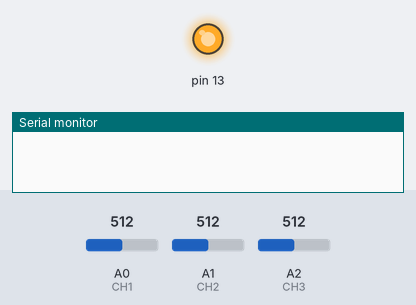
Simulated run of this sketch. Board: Arduino Uno, built with avr-gcc and run on an emulated ATmega328P. Parts: output pins drawn as LEDs (lit = HIGH), the last lines printed to the serial monitor. The inputs (shaded band) are chosen by the test bench; at power-on: A0 (CH1) = 512, A1 (CH2) = 512, A2 (CH3) = 512.

Above: at 1.2 s.
1.3 s: A0 (CH1) set to 528
At 3.5 s:
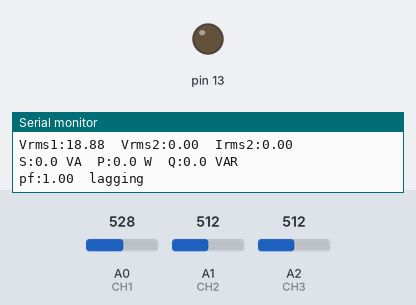
Timing chart, 0 to 9.0 s (numbered marks = the images above; inputs shaded):
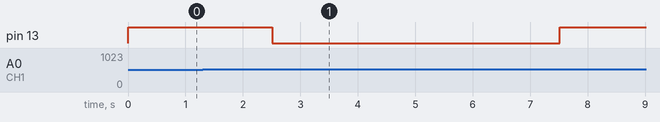

Measured:
- the behaviour switches between 514 and 515 on A0 (CH1) (found by bisection; images 0 and 1)
- after the input at 1.3 s, pin 13: HIGH → LOW after 1.2 s, → HIGH 5.0 s later

The sketch:

phaseCompare.ino
```cpp
//  ตั้งค่า pin ของเข้าของสัญญาณ
#define CH1 A0 // v grid
#define CH2 A1 // v gen
#define CH3 A2 // i gen

//  ตั้งค่าอัตราส่วนแรงดันจริงต่อแรงดันที่อ่านได้(ตัวคูณ)
#define VRATIO1 350
#define VRATIO2 350
#define IRATIO2 1

uint32_t currentMillis, prevMillisTime1, prevMillisTime2, prevMillisTime3;
uint32_t centerPhaseMillis1, centerPhaseMillis2, centerPhaseMillis3;

float f1_sum, f2_sum, f3_sum, f1, f2, f3;
uint16_t f1_index, f2_index, f3_index;
bool readFlag, periodFlag1, upFlag1, periodFlag2, upFlag2, periodFlag3, upFlag3;

uint32_t analog1Sum, analog2Sum, analog3Sum, rms1Sum, rms2Sum, rms3Sum;
uint16_t analogSample, sampleInterval = 2500;
uint8_t cutState1, cutState2, cutState3;

uint16_t analog1, analog2, analog3, analog_av1 = 512, analog_av2 = 512, analog_av3 = 512;
float analog1_rms, analog2_rms, analog3_rms;

int16_t phaseShift, currentPhaseShift;
float periodShift, currentPeriodShift;
int32_t periodShiftSum, currentPeriodShiftSum;
uint16_t periodShiftIndex, currentPeriodShiftIndex;

void setup()
{

  Serial.begin(115200);

  pinMode(13, OUTPUT);
  digitalWrite(13, LOW);
  // ------------------ อินเทอร์รัปจาก timer1 ทุก 1 millisec  |  timer 1 interupt 1kHz (1ms) ------------------
  cli(); // stop interrupts
  // set timer1 interrupt at 1kHz
  TCCR1A = 0; // set entire TCCR1A register to 0
  TCCR1B = 0; // same for TCCR1B
  TCNT1 = 0;  // initialize counter value to 0;
  // set timer count for 1khz increments
  OCR1A = 1999; // = (16*10^6) / (1000*8) - 1
  // turn on CTC mode
  TCCR1B |= (1 << WGM12);
  // Set CS11 bit for 8 prescaler
  TCCR1B |= (1 << CS11);
  // enable timer compare interrupt
  TIMSK1 |= (1 << OCIE1A);

  sei(); // allow interrupts
  // END TIMER SETUP
}

void loop()
{

  uint32_t periodTime1, periodTime2, periodTime3;

  // --------- เฉลี่ยค่าจาก ADC ---------
  if (analogSample >= sampleInterval)
  {
    // คำนวณ Phase shift
    periodShift = (float)periodShiftSum / periodShiftIndex;
    float T1 = 1000 / f1;
    int8_t timeDivider = periodShift / T1;
    // modulo periodShift
    periodShift -= timeDivider * T1;
    phaseShift = (float)periodShift * f1 * 360 / 1000;
    phaseShift = phaseShift % 360;
    if (phaseShift >= 180)
    {
      phaseShift += -360;
    }
    Serial.print("V1 V2 PhaseShift:" + String(phaseShift) + "deg");
    // Serial.print("(" + String(periodShift) + "ms)");
    periodShiftSum = 0;
    periodShiftIndex = 0;

    // คำนวณ Current Phase shift
    currentPeriodShift = (float)currentPeriodShiftSum / currentPeriodShiftIndex;
    float T3 = 1000 / f3;
    int8_t currentTimeDivider = currentPeriodShift / T3;
    // modulo current periodShift
    currentPeriodShift -= currentTimeDivider * T3;
    currentPhaseShift = (float)currentPeriodShift * f3 * 360 / 1000;
    currentPhaseShift = currentPhaseShift % 360;
    if (currentPhaseShift >= 180)
    {
      currentPhaseShift += -360;
    }
    Serial.print("\tCurrent Phase Shift:" + String(currentPhaseShift) + "deg");
    Serial.println();
    // Serial.println("(" + String(currentPeriodShift) + "ms)");
    currentPeriodShiftSum = 0;
    currentPeriodShiftIndex = 0;

    // เฉลี่ยค่าจาก ADC
    analog_av1 = analog1Sum / analogSample;
    analog_av2 = analog2Sum / analogSample;
    analog_av3 = analog3Sum / analogSample;

    // คำนวณ Vrms
    analog1_rms = rms1Sum / analogSample;
    analog1_rms = sqrt(analog1_rms);
    analog2_rms = rms2Sum / analogSample;
    analog2_rms = sqrt(analog2_rms);
    analog3_rms = rms3Sum / analogSample;
    analog3_rms = sqrt(analog3_rms);

    // เคลียร์ค่า
    analog1Sum = 0;
    analog2Sum = 0;
    analog3Sum = 0;
    rms1Sum = 0;
    rms2Sum = 0;
    rms3Sum = 0;
    analogSample = 0;

    // คำนวณความถี่1
    f1 = f1_sum / f1_index;
    f1_sum = 0;
    f1_index = 0;
    Serial.print("F1:" + String(f1, 1) + "Hz ");

    // คำนวณความถี่2
    f2 = f2_sum / f2_index;
    f2_sum = 0;
    f2_index = 0;
    Serial.print("\tF2:" + String(f2, 1) + "Hz ");

    // คำนวณความถี่3
    f3 = f3_sum / f3_index;
    f3_sum = 0;
    f3_index = 0;
    Serial.println("\tF3:" + String(f3, 1) + "Hz ");

    // Vrms เที่ยบกับ 5V
    float v1rms = analog1_rms * 5;
    v1rms /= 1024;
    v1rms *= float(VRATIO1);
    Serial.print("Vrms1:" + String(v1rms));
    float v2rms = analog2_rms * 5;
    v2rms /= 1024;
    v2rms *= float(VRATIO2);
    Serial.print("\tVrms2:" + String(v2rms));
    float v3rms = analog3_rms * 5;
    v3rms /= 1024;
    v3rms *= float(IRATIO2);
    Serial.println("\tIrms2:" + String(v3rms));

    // คำนวณ Power  S = P + jQ
    // Radians = Degrees × (π/180)
    float rad = currentPhaseShift * 3.14 / 180;
    float cosine = cos(rad);
    // S = Vrms*Irms
    float VA = v2rms * v3rms;
    Serial.print("S:" + String(VA, 1) + " VA\t");
    // P = Vrms*Irms*cos()
    float W = v2rms * v3rms * cosine;
    Serial.print("P:" + String(W, 1) + " W\t");
    // Q = Vrms*Irms*sin()
    float VAR = v2rms * v3rms * sin(rad);
    Serial.println("Q:" + String(VAR, 1) + " VAR\t");
    // pf = P/S = cos()
    Serial.print("pf:" + String(cosine, 2));
    if (currentPhaseShift > 0)
    {
      Serial.println("\tleading\n");
    }
    else
    {
      Serial.println("\tlagging\n");
    }


    if (f1 < 30 || f2 < 30) // ที่ความถี่ต่ำ ให้เพิ่ม sample
    {
      sampleInterval = 10000;
    }
    else // ที่ความถี่สูง ให้ลด sample
    {
      sampleInterval = 2500;
    }
  }

  // ---------- เมื่อ ADC ได้ค่าใหม่แล้ว ให้คำนวณค่าต่างๆ --------
  if (readFlag)
  {
    readFlag = 0;

    // Serial.println("analog1:" + String(analog1) + "\tanalog2:" + String(analog2));

    // ----------- จับเวลาเมื่อสัญญาณตัดค่าเฉลี่ยทั้งขาขึ้นและขาลง ---------
    if (upFlag1 && cutState1)
    {
      if (analog1 < analog_av1)
      {
        upFlag1 = 0;
        cutState1++;
      }
    }
    else if (!upFlag1 && cutState1)
    {
      if (analog1 > analog_av1)
      {
        upFlag1 = 1;
        cutState1++;
      }
    }
    else if (!cutState1)
    {
      if (analog1 > analog_av1)
      {
        upFlag1 = 1;
        cutState1++;
      }
    }

    if (upFlag2 && cutState2)
    {
      if (analog2 < analog_av2)
      {
        upFlag2 = 0;
        cutState2++;
      }
    }
    else if (!upFlag2 && cutState2)
    {
      if (analog2 > analog_av2)
      {
        upFlag2 = 1;
        cutState2++;
      }
    }
    else if (!cutState2)
    {
      if (analog2 > analog_av2)
      {
        upFlag2 = 1;
        cutState2++;
      }
    }

    if (upFlag3 && cutState3)
    {
      if (analog3 < analog_av3)
      {
        upFlag3 = 0;
        cutState3++;
      }
    }
    else if (!upFlag3 && cutState3)
    {
      if (analog3 > analog_av3)
      {
        upFlag3 = 1;
        cutState3++;
      }
    }
    else if (!cutState3)
    {
      if (analog3 > analog_av3)
      {
        upFlag3 = 1;
        cutState3++;
      }
    }

    // ---------- สัญญาณ1 เมื่อตัดครบ6ครั้ง(0-5) ซึ่งเป็น 2 ความยาวคลื่น -> คำนวณคาบเวลา --------
    if (cutState1 == 5)
    {
      cutState1 = 1;
      if (prevMillisTime1)
      {
        periodFlag1 = 1;

        // คำนวณคาบเวลาของ 2ความยาวคลื่น
        periodTime1 = currentMillis - prevMillisTime1;
        periodTime1 /= 2;

        // คำนวณเวลาของสัญญาณ เพื่อไปคำนวณ Phase shift
        centerPhaseMillis1 = currentMillis + prevMillisTime1;
        centerPhaseMillis1 /= 2;
      }
      prevMillisTime1 = currentMillis;
    }

    // ---------- สัญญาณ2 เมื่อตัดครบ6ครั้ง(0-5) ซึ่งเป็น 2 ความยาวคลื่น -> คำนวณคาบเวลา --------
    if (cutState2 == 5)
    {
      cutState2 = 1;
      if (prevMillisTime1)
      {
        periodFlag2 = 1;

        // คำนวณคาบเวลาของ 2ความยาวคลื่น
        periodTime2 = currentMillis - prevMillisTime2;
        periodTime2 /= 2;

        // คำนวณเวลาของสัญญาณ เพื่อไปคำนวณ Phase shift
        centerPhaseMillis2 = currentMillis + prevMillisTime2;
        centerPhaseMillis2 /= 2;
      }
      prevMillisTime2 = currentMillis;
    }

    // ---------- สัญญาณ3 เมื่อตัดครบ6ครั้ง(0-5) ซึ่งเป็น 2 ความยาวคลื่น -> คำนวณคาบเวลา --------
    if (cutState3 == 5)
    {
      cutState3 = 1;
      if (prevMillisTime2)
      {
        periodFlag3 = 1;

        // คำนวณคาบเวลาของ 2ความยาวคลื่น
        periodTime3 = currentMillis - prevMillisTime3;
        periodTime3 /= 2;

        // คำนวณเวลาของสัญญาณ เพื่อไปคำนวณ Phase shift
        centerPhaseMillis3 = currentMillis + prevMillisTime3;
        centerPhaseMillis3 /= 2;
      }
      prevMillisTime3 = currentMillis;
    }
  }

  // เมื่อได้คาบของสัญญาณ1 -> บวกกันเพื่อคำนวณค่าเฉลี่ย
  if (periodFlag1)
  {
    periodFlag1 = 0;
    f1_sum += 1000 / periodTime1;
    f1_index++;
  }
  // เมื่อได้คาบของสัญญาณ2 -> บวกกันเพื่อคำนวณค่าเฉลี่ย
  if (periodFlag2)
  {
    periodFlag2 = 0;
    f2_sum += 1000 / periodTime2;
    f2_index++;
  }
  // เมื่อได้คาบของสัญญาณ3 -> บวกกันเพื่อคำนวณค่าเฉลี่ย
  if (periodFlag3)
  {
    periodFlag3 = 0;
    f3_sum += 1000 / periodTime3;
    f3_index++;
  }

  // ------ เทียบเวลาระหว่างสัญญาณ V1 V2  ------
  if (centerPhaseMillis1 && centerPhaseMillis2)
  {
    periodShiftSum += centerPhaseMillis1 - centerPhaseMillis2;
    periodShiftIndex++;
    centerPhaseMillis1 = 0;
    // centerPhaseMillis2 = 0;
  }
  // ------ เทียบเวลาระหว่างสัญญาณ V2 I2  ------
  if (centerPhaseMillis2 && centerPhaseMillis3)
  {
    currentPeriodShiftSum += centerPhaseMillis2 - centerPhaseMillis3;
    currentPeriodShiftIndex++;
    centerPhaseMillis3 = 0;
    // centerPhaseMillis2 = 0;
  }

  // ถ้าซิงค์ระหว่าง2สัญญาณใกล้เคียงกัน ให้แสดงหลอดไฟ
  if (phasecheck())
  {
    digitalWrite(13, HIGH);
  }
  else
  {
    digitalWrite(13, LOW);
  }
}

// --------- ทำงานทุก 1 ms (1kHz) เพื่ออ่านสัญญาณจาก ADC ---------
ISR(TIMER1_COMPA_vect)
{ // Interrupt at freq of 1kHz
  currentMillis++;
  analogSample++;
  readFlag = 1;

  // อ่านค่าสัญญาณ1
  analog1 = analogRead(CH1);
  analog1Sum += analog1;
  uint16_t analog1_diff = abs(analog_av1 - analog1);
  rms1Sum += analog1_diff * analog1_diff;

  // อ่านค่าสัญญาณ2
  analog2 = analogRead(CH2);
  analog2Sum += analog2;
  uint16_t analog2_diff = abs(analog_av2 - analog2);
  rms2Sum += analog2_diff * analog2_diff;

  // อ่านค่าสัญญาณ3 กระแส
  analog3 = analogRead(CH3);
  analog3Sum += analog3;
  uint16_t analog3_diff = abs(analog_av3 - analog3);
  rms3Sum += analog3_diff * analog3_diff;
}

bool phasecheck() // เงื่อนไขการซิงค์
{
  if (abs(f1 - f2) > 2) // ความถี่ต่างกัน
    return false;

  if (abs(phaseShift) > 5) // เฟสต่างกัน
    return false;

  if (abs(analog1_rms - analog2_rms) > 1) // Vrms ต่างกัน
    return false;

  return true;
}
```
